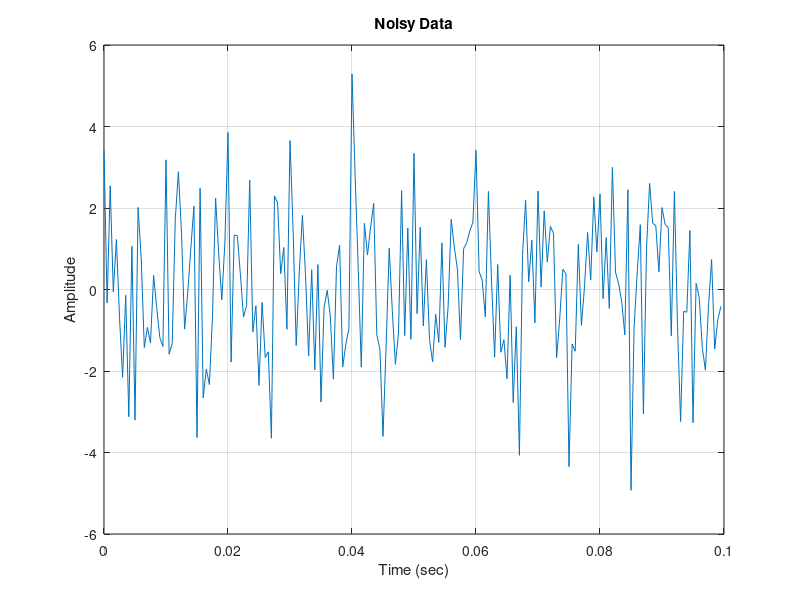
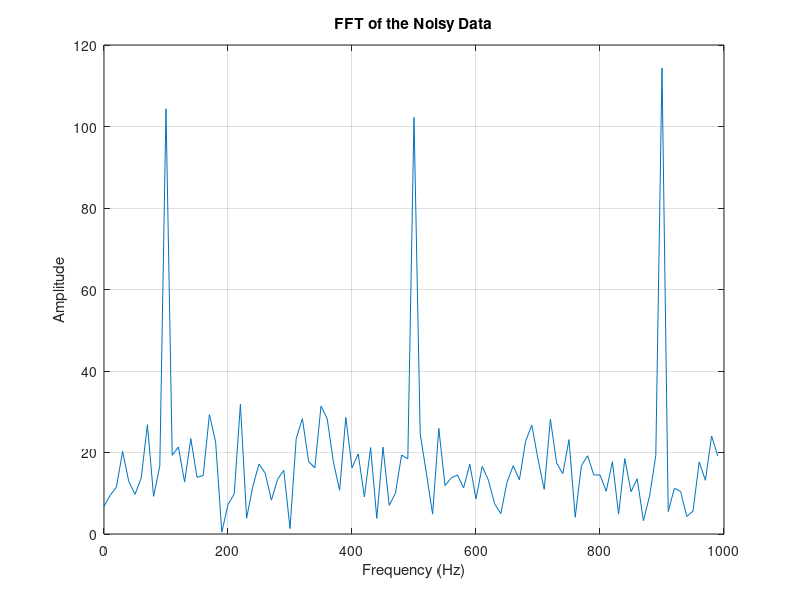

Write MATLAB code to recreate these figures, in order.
%% ECE 3770 - Lab 2
% G.Davis
% 2/8/2021

clc; clear; close all;

%% Part 1
load lab2data;

fs = 2000;
Ts = 1/fs;
t = 0:Ts:0.1-Ts;

% Plotting the given noisy data
figure(1)
plot(t,y); grid
title('Noisy Data')
ylabel('Amplitude')
xlabel('Time (sec)')

%% Part 2
% Performing fast fourier-transform to identify interference

% Taking half of the fft due to symmetry
n = length(y);
fty = fft(y);
fty = fty(1:n/2);

% Establishing the array of frequencies fft is returning
df = fs/n;
F = fs/2;
f = 0:df:F-df;

% Plotting the spectrum of frequency magnitudes in the signal
figure(2)
plot(f,abs(fty)); grid
title('FFT of the Noisy Data')
ylabel('Amplitude')
xlabel('Frequency (Hz)')

fprintf("Can see from the plot that the prominent signals are 100 Hz, 500 Hz, and 900 Hz");
